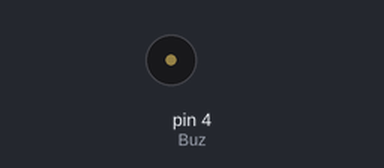
A sketch run on a simulated Arduino Uno, built with avr-gcc and run on an emulated ATmega328P. On the bench: buzzer (waves = sounding).

Above: at 1.0 s.
At 10.9 s:
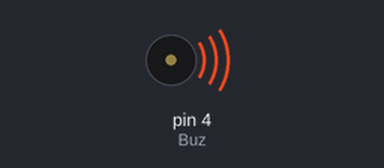
Timing chart, 0 to 12.2 s (numbered marks = the images above):
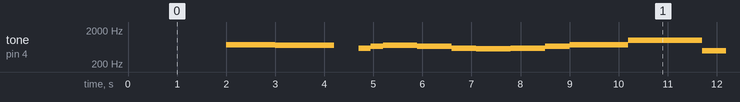

The sketch:

JOJO_MUSIC.ino
```cpp
const int Buz = 4;

void setup()
{
  pinMode(Buz, OUTPUT);
}

void loop()
{

  noTone(Buz);
  delay(2000);
  tone(Buz, 743); // Fa#
  delay(1000);
  tone(Buz, 701); // Fa
  delay(1200);
  noTone(Buz);
  delay(500);
  tone(Buz, 589); // re
  delay(250);
  tone(Buz, 663); // mi
  delay(250);
  tone(Buz, 701); // fa
  delay(700);
  tone(Buz, 663); // mi
  delay(700);
  tone(Buz, 589); // re
  delay(500);
  tone(Buz, 557); // do#
  delay(700);
  tone(Buz, 589); // re
  delay(700);
  tone(Buz, 663); // mi
  delay(500);
  tone(Buz, 743); // Fa#
  delay(1200);
  tone(Buz, 1000); // SiM
  delay(1500);
  tone(Buz, 497); // Si
  delay(500);
  tone(Buz, 557); // do#
  delay(500);
  tone(Buz, 589); // re
  delay(700);
  tone(Buz, 663); // mi
  delay(750);
  tone(Buz, 589); // re
  delay(500);
  tone(Buz, 557); // do#
  delay(700);
  tone(Buz, 887); // Lam
  delay(700);
  tone(Buz, 792); // SolM
  delay(500);
  tone(Buz, 743); // Fa#
  delay(1000);
  tone(Buz, 701); // Fa
  noTone(Buz);
  delay(1200);
}
```

Measured:
- by itself, tone on pin 4 (Buz): plays 743 Hz for 1.0 s, 701 Hz for 1.2 s, 589 Hz for 0.25 s, 663 Hz for 0.25 s, 701 Hz for 0.70 s, 663 Hz for 0.70 s … (147 notes in this stretch)
